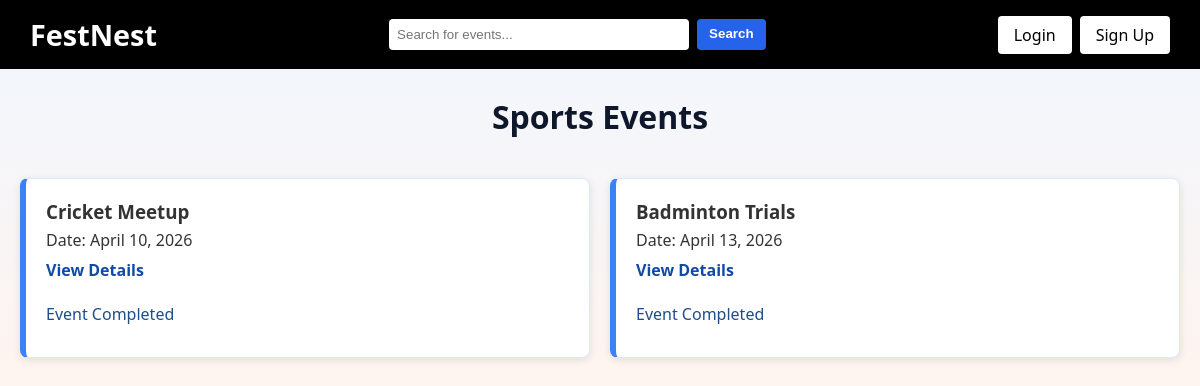
Page /category/sports/ on the committed database.
### events/models.py (models this page shows, shortened)
class Event(models.Model):
    CATEGORY_CHOICES = [
        ('cultural', 'Cultural'),
        ('technical', 'Technical'),
        ('sports', 'Sports'),
        ('nss', 'NSS'),
    ]
    title = models.CharField(max_length=200)
    category = models.CharField(max_length=20, choices=CATEGORY_CHOICES)
    date = models.DateField()
    description = models.TextField()
    capacity = models.PositiveIntegerField(default=100)
    waitlist_enabled = models.BooleanField(default=True)
    is_team_event = models.BooleanField(default=False)
    min_team_size = models.PositiveIntegerField(default=2)
    max_team_size = models.PositiveIntegerField(default=4)
    attendees = models.ManyToManyField(User, blank=True)

### events/views.py (the view, shortened to what this page needs)
# urls.py: path('category/<str:category>/', views.category_events, name='category'),
def category_events(request, category):
    today = timezone.localdate()
    events = Event.objects.filter(category=category).order_by('date')
    registered_event_ids = set()
    waitlisted_event_ids = set()
    user_team_event_ids = set()
    submitted_team_event_ids = set()
    return render(request, 'category.html', {
        'events': events,
        'category': category,
        'registered_event_ids': registered_event_ids,
        'waitlisted_event_ids': waitlisted_event_ids,
        'user_team_event_ids': user_team_event_ids,
        'submitted_team_event_ids': submitted_team_event_ids,
        'today': today,
    })

### templates/category.html (shortened to what this page needs)
{% extends 'base.html' %}
{% block body_class %}category-page{% endblock %}
{% block content %}
<div class="container category-shell">
    <h1 class="category-title">{{ category|title }} Events</h1>
    <div class="card-grid">
        {% for event in events %}
        <div class="event-card">
            <h3>{{ event.title }}</h3>
            <p>Date: {{ event.date }}</p>
            <a href="{% url 'event_detail' event.id %}" class="event-link">View Details</a>
            {% if event.date < today %}
                <p class="registration-note">Event Completed</p>
            {% else %}
                <p class="registration-note"><a href="{% url 'login' %}">Login to register</a></p>
            {% endif %}
        </div>
        {% empty %}
        <p class="empty-text">No events in this category right now.</p>
        {% endfor %}
    </div>
</div>
{% endblock %}

### static/css/style.css (style rules this page uses)
* { margin: 0; padding: 0; box-sizing: border-box; transition: all 0.2s ease-in-out; }
body { font-family: 'Segoe UI', sans-serif; background: #f9fcff; color: #333; scroll-behavior: smooth; }
.container { max-width: 1200px; margin: auto; padding: 0 20px; }
.card-grid { display: grid; grid-template-columns: repeat(auto-fit, minmax(250px, 1fr)); gap: 20px; margin: 40px 0; }
.event-card { min-width: 200px; padding: 20px; background: white; border-radius: 8px; text-align: left; box-shadow: 0 2px 8px rgba(0,0,0,0.1); }
.event-card h3 { margin-bottom: 5px; }
.registration-note { margin: 12px 0; color: #1f4d8a; }
.category-shell { margin-top: 26px; margin-bottom: 30px; }
.category-title { text-align: center; }
.event-link { display: inline-block; margin: 8px 0 10px; color: #1f4d8a; text-decoration: none; font-weight: 600; }
.category-page { background: linear-gradient(180deg, #f0f7ff 0%, #fff4ef 100%); }
.category-page .category-title { color: #0f172a; margin-bottom: 8px; }
.category-page .event-card { border: 1px solid #dbeafe; border-left: 6px solid #3b82f6; }
.category-page .event-link { color: #0f4aa5; }

### rows in the picture
Event: title "Cricket Meetup", date "April 10, 2026", shows "Event Completed"
Event: title "Badminton Trials", date "April 13, 2026", shows "Event Completed"

### other values in the picture
{{ category|title }} "Sports"
